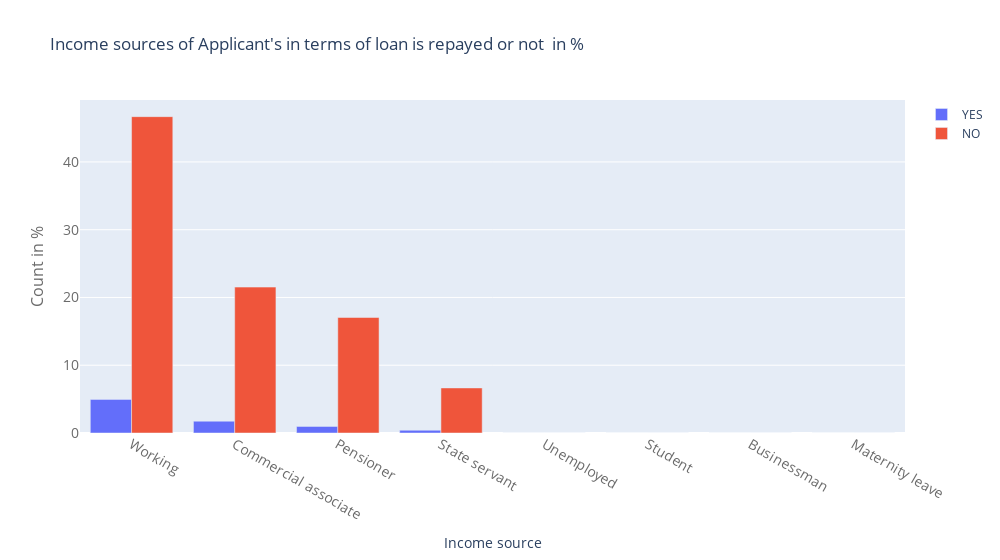
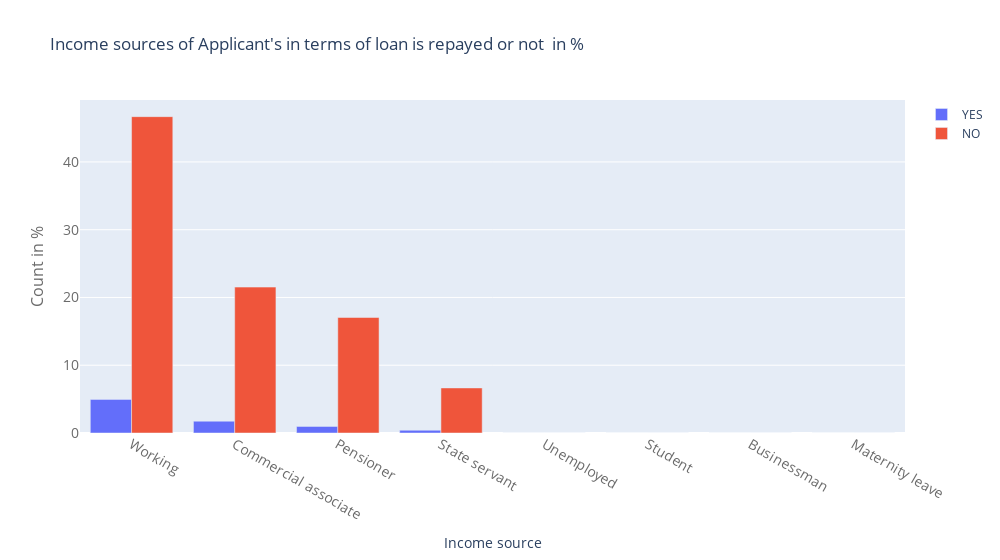

Write notebook code for charts like these, in order.
### Markdown cell above
Payment method that client choose to pay for the previous application

### Code cell
temp = application_data["NAME_INCOME_TYPE"].value_counts()
temp_y0 = []
temp_y1 = []
for val in temp.index:
    temp_y1.append(np.sum(application_data["TARGET"][application_data["NAME_INCOME_TYPE"]==val] == 1))
    temp_y0.append(np.sum(application_data["TARGET"][application_data["NAME_INCOME_TYPE"]==val] == 0))    
trace1 = go.Bar(
    x = temp.index,
    y = (temp_y1 / temp.sum()) * 100,
    name='YES'
)
trace2 = go.Bar(
    x = temp.index,
    y = (temp_y0 / temp.sum()) * 100, 
    name='NO'
)

data = [trace1, trace2]
layout = go.Layout(
    title = "Income sources of Applicant's in terms of loan is repayed or not  in %",
    #barmode='stack',
    width = 1000,
    xaxis=dict(
        title='Income source',
        tickfont=dict(
            size=14,
            color='rgb(107, 107, 107)'
        )
    ),
    yaxis=dict(
        title='Count in %',
        titlefont=dict(
            size=16,
            color='rgb(107, 107, 107)'
        ),
        tickfont=dict(
            size=14,
            color='rgb(107, 107, 107)'
        )
)
)

fig = go.Figure(data=data, layout=layout)
iplot(fig)

fig.show()

### Figure 1 — Plotly figure (JSON) as saved in the notebook; plotly's stock layout.template omitted (floating-point values rounded to 4 significant figures)
{"data": [{"name": "YES", "type": "bar", "x": ["Working", "Commercial associate", "Pensioner", "State servant", "Unemployed", "Student", "Businessman", "Maternity leave"], "y": [4.961, 1.743, 0.9709, 0.4063, 0.002613, 0, 0, 0.0006532]}, {"name": "NO", "type": "bar", "x": ["Working", "Commercial associate", "Pensioner", "State servant", "Unemployed", "Student", "Businessman", "Maternity leave"], "y": [46.68, 21.53, 17.04, 6.651, 0.004572, 0.005552, 0.003266, 0.0009797]}], "layout": {"title": {"text": "Income sources of Applicant's in terms of loan is repayed or not  in %"}, "width": 1000, "xaxis": {"tickfont": {"color": "rgb(107, 107, 107)", "size": 14}, "title": {"text": "Income source"}}, "yaxis": {"tickfont": {"color": "rgb(107, 107, 107)", "size": 14}, "title": {"font": {"color": "rgb(107, 107, 107)", "size": 16}, "text": "Count in %"}}}}

### Figure 2 — Plotly figure (JSON) as saved in the notebook; plotly's stock layout.template omitted (floating-point values rounded to 4 significant figures)
{"data": [{"name": "YES", "type": "bar", "x": ["Working", "Commercial associate", "Pensioner", "State servant", "Unemployed", "Student", "Businessman", "Maternity leave"], "y": [4.961, 1.743, 0.9709, 0.4063, 0.002613, 0, 0, 0.0006532]}, {"name": "NO", "type": "bar", "x": ["Working", "Commercial associate", "Pensioner", "State servant", "Unemployed", "Student", "Businessman", "Maternity leave"], "y": [46.68, 21.53, 17.04, 6.651, 0.004572, 0.005552, 0.003266, 0.0009797]}], "layout": {"title": {"text": "Income sources of Applicant's in terms of loan is repayed or not  in %"}, "width": 1000, "xaxis": {"tickfont": {"color": "rgb(107, 107, 107)", "size": 14}, "title": {"text": "Income source"}}, "yaxis": {"tickfont": {"color": "rgb(107, 107, 107)", "size": 14}, "title": {"font": {"color": "rgb(107, 107, 107)", "size": 16}, "text": "Count in %"}}}}
